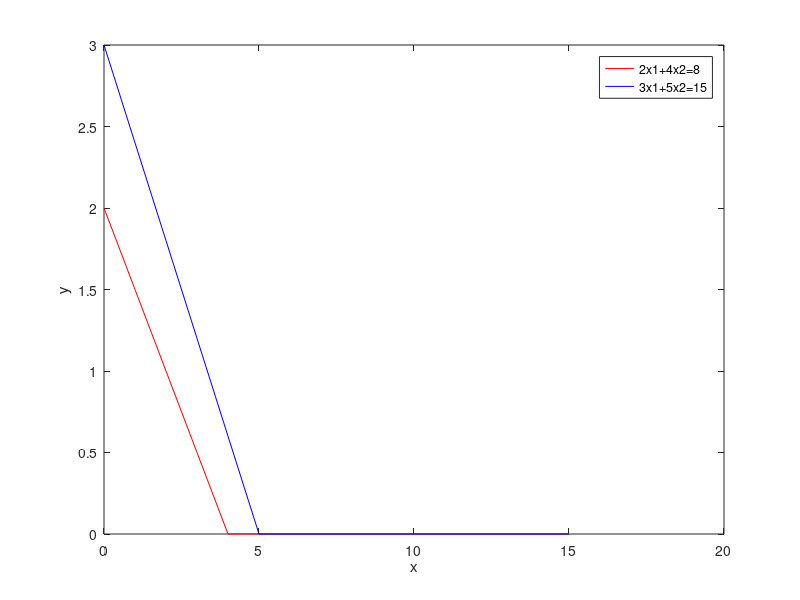

Write the MATLAB code that produced this figure.
% clear all
% clc
% format short
% %Parameters of objective function
% c=[3 2]
% %Parameters of constraints
% A=[2 4; 3 5]
% B=[8; 15]
% x1=0:1:max(B)
% x21 = (B(1)-A(1,1).*x1)./A(1,2)
% x22 = (B(2)-A(2,1).*x1)./A(2,2)
% x21=max(0,x21);
% x22=max(0,x22);
% plot(x1,x21,'r',x1,x22,'b')
% xlabel('x')
% ylabel('y')
% legend('2x1+4x2=8','3x1+5x2=15')
% cx1=find(x1==0); %point with x1 axis
% c1=find(x21==0); %point with x2 axis
% line1=[x1(:,[c1,cx1]); x21(:,[c1 cx1])]'   %corner points of constraint 1 (transpose  ')
% c2=find(x22==0);
% line2=[x1(:,[c2,cx1]); x22(:,[c2 cx1])]'   %cp of constraint 2
% cornerpoint=unique([line1; line2],'rows')
% %intersection point
% pt=[];    %0,0 means 1st intersection point is 0 but here its not zero. so not necessary to put zero
% for i=1:size(A,1)
%     A1=A(i,:)   %[2 4]
%     B1=B(i,:)   %[8]
%     for j=i+1:size(A,1)
%         A2=A(j,:)      %[3  5]  1st row
%         B2=B(j,:)      %[15]    2nd row
%         A4=[A1;A2]
%         B4=[B1;B2]
%         X4=A4\B4
%         pt=[pt X4]
%     end
% end
% intersection_pt=pt'
% all_pt=[intersection_pt;cornerpoint]
% points=unique(all_pt,'rows')
% %Points in the region for which it satisfies the line
% for i=1:size(points,1)
%     const1(i)=A(1,1)*points(i,1)+A(1,2)*points(i,2)-B(1);
%     const2(i)=A(2,1)*points(i,1)+A(2,2)*points(i,2)-B(2);
% end
%     %removing the values that don't satisfy
%     s1=find(const1>0)
%     s2=find(const2>0)
%     s3=find(points(:,1)<0)    % in 2016 version to avoid -ve
%     s4=find(points(:,2)<0) 
%     s=[s1 s2 s3 s4]
%     %blank point :deletes the points that don't satisfy the equation
%     points(s,:)=[]
%     %till now region is found where point satisfies. now to find the value
%     %satisfying in objective function
%     %value=points*c; not conformable. so take transpose
%     value=points*c';
%     table=[points value]
%     [obj_value, index]=max(value)
%     x1=points(index,1)
%     x2=points(index,2)



% clear all
% clc
% format short
% %Parameters of objective function
% c=[3 2]
% %Parameters of constraints
% A=[2 4; 3 5]
% B=[8; 15]
% x1=0:1:max(B)
% x21 = (B(1)-A(1,1).*x1)./A(1,2)
% x22 = (B(2)-A(2,1).*x1)./A(2,2)
% x21=max(0,x21);
% x22=max(0,x22);
% plot(x1,x21,'r',x1,x22,'b')
% xlabel('x')
% ylabel('y')
% legend('2x1+4x2=8','3x1+5x2=15')
% cx1=find(x1==0); %point with x1 axis
% c1=find(x21==0); %point with x2 axis
% line1=[x1(:,[c1,cx1]); x21(:,[c1 cx1])]'   %corner points of constraint 1 (transpose  ')
% c2=find(x22==0);
% line2=[x1(:,[c2,cx1]); x22(:,[c2 cx1])]'   %cp of constraint 2
% cornerpoint=unique([line1; line2],'rows')
% %intersection point
% pt=[];    %0,0 means 1st intersection point is 0 but here its not zero. so not necessary to put zero
% for i=1:size(A,1)
%     A1=A(i,:)   %[2 4]
%     B1=B(i,:)   %[8]
%     for j=i+1:size(A,1)
%         A2=A(j,:)      %[3  5]  1st row
%         B2=B(j,:)      %[15]    2nd row
%         A4=[A1;A2]
%         B4=[B1;B2]
%         X4=A4\B4
%         pt=[pt X4]
%     end
% end
% intersection_pt=pt'
% all_pt=[intersection_pt;cornerpoint]
% points=unique(all_pt,'rows')
% %Points in the region for which it satisfies the line
% for i=1:size(points,1)
%     const1(i)=A(1,1)*points(i,1)+A(1,2)*points(i,2)-B(1);
%     const2(i)=A(2,1)*points(i,1)+A(2,2)*points(i,2)-B(2);
% end
%     %removing the values that don't satisfy
%     s1=find(const1>0)
%     s2=find(const2<0)
%     s3=find(points(:,1)<0)    % in 2016 version to avoid -ve
%     s4=find(points(:,2)<0) 
%     s=[s1 s2 s3 s4]
%     %blank point :deletes the points that don't satisfy the equation
%     points(s,:)=[]
%     %till now region is found where point satisfies. now to find the value
%     %satisfying in objective function
%     %value=points*c; not conformable. so take transpose
%     value=points*c';
%     table=[points value]
%     [obj_value, index]=max(value)
%     x1=points(index,1)
%     x2=points(index,2)


% clear all
% clc
% format short
% %Parameters of objective function
% c=[3 2]
% %Parameters of constraints
% A=[2 4; 3 5]
% B=[8; 15]
% x1=0:1:max(B)
% x21 = (B(1)-A(1,1).*x1)./A(1,2)
% x22 = (B(2)-A(2,1).*x1)./A(2,2)
% x21=max(0,x21);
% x22=max(0,x22);
% plot(x1,x21,'r',x1,x22,'b')
% xlabel('x')
% ylabel('y')
% legend('2x1+4x2=8','3x1+5x2=15')
% cx1=find(x1==0); %point with x1 axis
% c1=find(x21==0); %point with x2 axis
% line1=[x1(:,[c1,cx1]); x21(:,[c1 cx1])]'   %corner points of constraint 1 (transpose  ')
% c2=find(x22==0);
% line2=[x1(:,[c2,cx1]); x22(:,[c2 cx1])]'   %cp of constraint 2
% cornerpoint=unique([line1; line2],'rows')
% %intersection point
% pt=[];    %0,0 means 1st intersection point is 0 but here its not zero. so not necessary to put zero
% for i=1:size(A,1)
%     A1=A(i,:)   %[2 4]
%     B1=B(i,:)   %[8]
%     for j=i+1:size(A,1)
%         A2=A(j,:)      %[3  5]  1st row
%         B2=B(j,:)      %[15]    2nd row
%         A4=[A1;A2]
%         B4=[B1;B2]
%         X4=A4\B4
%         pt=[pt X4]
%     end
% end
% intersection_pt=pt'
% all_pt=[intersection_pt;cornerpoint]
% points=unique(all_pt,'rows')
% %Points in the region for which it satisfies the line
% for i=1:size(points,1)
%     const1(i)=A(1,1)*points(i,1)+A(1,2)*points(i,2)-B(1);
%     const2(i)=A(2,1)*points(i,1)+A(2,2)*points(i,2)-B(2);
% end
%     %removing the values that don't satisfy
%     s1=find(const1<=0)
%     s2=find(const2<=0)
%     s3=find(points(:,1)<0)    % in 2016 version to avoid -ve
%     s4=find(points(:,2)<0) 
%     s=[s1 s2 s3 s4]
%     %blank point :deletes the points that don't satisfy the equation
%     points(s,:)=[]
%     %till now region is found where point satisfies. now to find the value
%     %satisfying in objective function
%     %value=points*c; not conformable. so take transpose
%     value=points*c';
%     table=[points value]
%     [obj_value, index]=max(value)
%     x1=points(index,1)
%     x2=points(index,2)


clear all
clc
format short
%Parameters of objective function
c=[3 2]
%Parameters of constraints
A=[2 4; 3 5]
B=[8; 15]
x1=0:1:max(B)
x21 = (B(1)-A(1,1).*x1)./A(1,2)
x22 = (B(2)-A(2,1).*x1)./A(2,2)
x21=max(0,x21);
x22=max(0,x22);
plot(x1,x21,'r',x1,x22,'b')
xlabel('x')
ylabel('y')
legend('2x1+4x2=8','3x1+5x2=15')
cx1=find(x1==0); %point with x1 axis
c1=find(x21==0); %point with x2 axis
line1=[x1(:,[c1,cx1]); x21(:,[c1 cx1])]'   %corner points of constraint 1 (transpose  ')
c2=find(x22==0);
line2=[x1(:,[c2,cx1]); x22(:,[c2 cx1])]'   %cp of constraint 2
cornerpoint=unique([line1; line2],'rows')
%intersection point
pt=[];    %0,0 means 1st intersection point is 0 but here its not zero. so not necessary to put zero
for i=1:size(A,1)
    A1=A(i,:)   %[2 4]
    B1=B(i,:)   %[8]
    for j=i+1:size(A,1)
        A2=A(j,:)      %[3  5]  1st row
        B2=B(j,:)      %[15]    2nd row
        A4=[A1;A2]
        B4=[B1;B2]
        X4=A4\B4
        pt=[pt X4]
    end
end
intersection_pt=pt'
all_pt=[intersection_pt;cornerpoint]
points=unique(all_pt,'rows')
%Points in the region for which it satisfies the line
for i=1:size(points,1)
    const1(i)=A(1,1)*points(i,1)+A(1,2)*points(i,2)-B(1);
    const2(i)=A(2,1)*points(i,1)+A(2,2)*points(i,2)-B(2);
end
    %removing the values that don't satisfy
    s1=find(const1> ...
        0)
    s2=find(const2<=0)
    s3=find(points(:,1)<0)    % in 2016 version to avoid -ve
    s4=find(points(:,2)<0) 
    s=[s1 s2 s3 s4]
    %blank point :deletes the points that don't satisfy the equation
    points(s,:)=[]
    %till now region is found where point satisfies. now to find the value
    %satisfying in objective function
    %value=points*c; not conformable. so take transpose
    value=points*c';
    table=[points value]
    [obj_value, index]=min(value)
    x1=points(index,1)
    x2=points(index,2)


    %deleting the value that don't satisfy. So the signs in const are of
    %opposite.
    